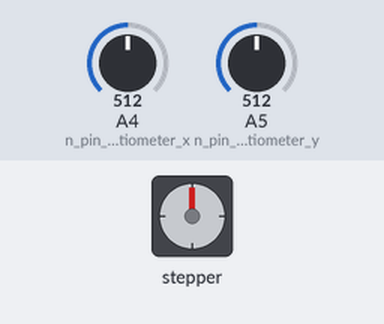
Bench run of a sketch on a simulated Arduino Uno, built with avr-gcc and run on an emulated ATmega328P. Parts: stepper motor. The test bench sets the inputs (shaded band); at power-on: A4 (n_pin_ain_potentiometer_x) = 512, A5 (n_pin_ain_potentiometer_y) = 512. Stepper angles assume 200 steps per turn.

Above: at 1.2 s.
1.3 s: A4 (n_pin_ain_potentiometer_x) set to 716
At 1.45 s:
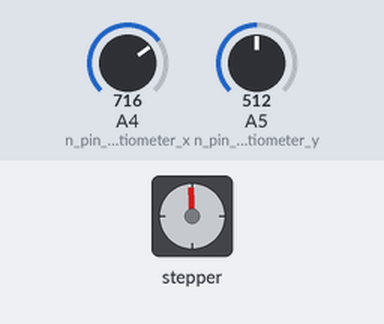
At 2.05 s:
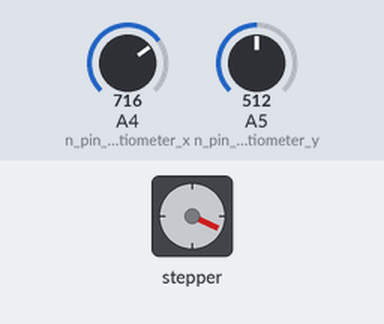
4.3 s: A4 (n_pin_ain_potentiometer_x) set to 511
At 5.2 s:
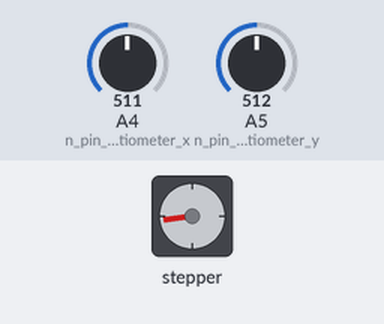
7.3 s: A4 (n_pin_ain_potentiometer_x) set to 306
Timing chart, 0 to 19.3 s (numbered marks = the images above; inputs shaded):
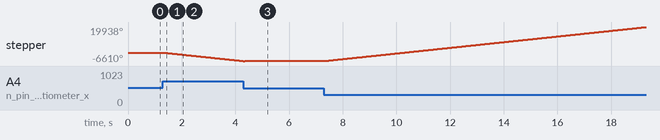

The sketch:

nema_with_lib_and_joystick.ino
```cpp
#include <Stepper.h>

#define STEPS 200
#define n_pin_ain_potentiometer_x A4
#define n_pin_ain_potentiometer_y A5
// Define stepper motor connections and motor interface type. Motor interface type must be set to 1 when using a driver

Stepper stepper(STEPS, 7,6); // Pin 2 connected to DIRECTION & Pin 3 connected to STEP Pin of Driver

#define motorInterfaceType 1

int Pval = 0;

int potVal = 0;

void setup() {

  // Set the maximum speed in steps per second:

  Serial.begin(9600);
  stepper.setSpeed(3000);

}

void loop() {

  int n_x = analogRead(n_pin_ain_potentiometer_x);
  int n_y = analogRead(n_pin_ain_potentiometer_y);

  double n_x_nor = (((float)n_x / 1024.0) - .5) * 2.;
  double n_y_nor = (((float)n_y / 1024.0) - .5) * 2.;
  double n_speed_nor_x = abs(n_x_nor);
  double n_speed_nor_y = abs(n_y_nor);

  if(n_speed_nor_x > 0.9){
    n_speed_nor_x = 1.0;
  }
if(n_speed_nor_y > 0.9){
    n_speed_nor_y = 1.0;
  }
  int n_speed = (int)(n_speed_nor_x*3000.)+1;
  stepper.setSpeed(n_speed);
  int n_dir = 1.;
  if(n_x_nor > 0.){
    n_dir = -1;
  }
  if(n_speed_nor_x > 0.){
    stepper.step(n_dir * 1);
  }


}
```

O_28BYJ48_stepper.c
```cpp
    //Includes the Arduino Stepper Library

    // |tit|val|
    // |---|---|
    // |Operating Voltage|5VDC|
    // |Operating Current|240mA (typical)|
    // |Number of phases|4|
    // |Gear Reduction Ratio|64:1|
    // |Step Angle|5.625°/64|
    // |Frequency|100Hz|
    // |In-traction Torque|>34.3mN.m(120Hz)|
    // |Self-positioning Torque|>34.3mN.m|
    // |Friction torque|600-1200 gf.cm|
    // |Pull in torque|300 gf.cm|
    // ![](./28BYJ48-Stepper-Motor-Gear-Ratio-Explanation.png)


    struct O_byj48_stepper{
      double n_operating_voltage_typical;
      double n_operating_current_ma_typical;
      double n_number_of_phases;
      double n_gear_reduction_ratio_to_one;
      double n_step_angle_degrees;
      double n_frequency_hz;
      double n_in_traction_torque_mnm_hz;
      double n_friction_torque_gf_cm;
      double n_pull_in_tourqu_gf_cm;
      int n_len_a_n_pin;
      int a_n_pin[4];
      double n_rpm_max;
      double n_rpm_min;
      double n_rpm;
      double n_revolutions_per_second;
      double n_steps_per_second;
      double n_microseconds_delay_between_step;
      double n_steps_per_revolution;
      int n_idx_active_a_n_pin;
      double b_direction_forward;
      long n_ts_mics__step;
      long n_ts_mics__step__last;
      long n_steps_done_forward;
      long n_steps_done_backward;

    };

    void f_setup_pinMode_o_byj48_stepper(
      O_byj48_stepper * o_byj48_stepper
    ){
      for(int n_i = 0;n_i< o_byj48_stepper->n_len_a_n_pin; n_i+=1){
            pinMode(o_byj48_stepper->a_n_pin[n_i], OUTPUT);
      }
    }
        void f_write_step_o_byj48_stepper(
      O_byj48_stepper * o_byj48_stepper
    ){
        o_byj48_stepper->n_ts_mics__step__last = micros();
      if(o_byj48_stepper->b_direction_forward){
        o_byj48_stepper->n_idx_active_a_n_pin =
          (o_byj48_stepper->n_idx_active_a_n_pin+1) % o_byj48_stepper->n_len_a_n_pin;
        o_byj48_stepper->n_steps_done_forward +=1;
      }else{
        o_byj48_stepper->n_idx_active_a_n_pin =
          o_byj48_stepper->n_idx_active_a_n_pin -1;
        if(o_byj48_stepper->n_idx_active_a_n_pin < 0){
          o_byj48_stepper->n_idx_active_a_n_pin = (o_byj48_stepper->n_len_a_n_pin-1);
        }
        o_byj48_stepper->n_steps_done_backward +=1;
      }

      for(int n_i = 0;n_i< o_byj48_stepper->n_len_a_n_pin; n_i+=1){
            int b = n_i == o_byj48_stepper->n_idx_active_a_n_pin;
            digitalWrite(o_byj48_stepper->a_n_pin[n_i], b);
      }

    }
    void f_update_o_byj48_stepper(
      O_byj48_stepper * o_byj48_stepper
    ){

     long n_ts_mics__step__diff = micros() - o_byj48_stepper->n_ts_mics__step__last;

      if(n_ts_mics__step__diff >= o_byj48_stepper->n_microseconds_delay_between_step){
        o_byj48_stepper->n_ts_mics__step = 0;
        if(o_byj48_stepper->n_rpm > 0.){
          f_write_step_o_byj48_stepper(o_byj48_stepper);
        }
      }
    }
    void f_update_o_byj48_stepper__n_steps(
      O_byj48_stepper * o_byj48_stepper,
      unsigned int n_steps
    ){
      if(o_byj48_stepper->n_rpm > 0.){
        for(unsigned int n = 0; n<n_steps;n+=1){
            delayMicroseconds(o_byj48_stepper->n_microseconds_delay_between_step);
            f_update_o_byj48_stepper(o_byj48_stepper);
        }
      }
    }

    void f_init_o_byj48_stepper(
      O_byj48_stepper * o_byj48_stepper,
      // int a_n_pin[]
    int n_pin1,
    int n_pin2,
    int n_pin3,
    int n_pin4
    ){
      o_byj48_stepper->n_len_a_n_pin = 4;
      // enter the static data
      o_byj48_stepper->n_operating_voltage_typical = 5.0;
      o_byj48_stepper->n_operating_current_ma_typical = 240.0;
      o_byj48_stepper->n_number_of_phases = 4.0;
      o_byj48_stepper->n_gear_reduction_ratio_to_one = 64.0;
      o_byj48_stepper->n_step_angle_degrees = 5.625;
      o_byj48_stepper->n_frequency_hz = 100.;
      o_byj48_stepper->n_in_traction_torque_mnm_hz = 120.;
      o_byj48_stepper->n_friction_torque_gf_cm = 600.;
      o_byj48_stepper->n_pull_in_tourqu_gf_cm = 300.;

      //o_byj48_stepper->a_n_pin = a_n_pin;
      //   for(int n_i = 0;n_i< o_byj48_stepper->n_len_a_n_pin; n_i+=1){
      //       o_byj48_stepper->a_n_pin[n_i] = a_n_pin[n_i];
      // }

      o_byj48_stepper->a_n_pin[0] = n_pin1;
      o_byj48_stepper->a_n_pin[1] = n_pin2;
      o_byj48_stepper->a_n_pin[2] = n_pin3;
      o_byj48_stepper->a_n_pin[3] = n_pin4;

      o_byj48_stepper->n_revolutions_per_second = 0.;
      o_byj48_stepper->n_steps_per_second = 0.;
      o_byj48_stepper->n_microseconds_delay_between_step = 0.;
      o_byj48_stepper->n_rpm_max = 15.;
      o_byj48_stepper->n_rpm_min = 0.;
      o_byj48_stepper->n_rpm = 0.;

      // o_byj48_stepper->n_steps_per_revolution = 2048; // some people only say its 2048,
      o_byj48_stepper->n_steps_per_revolution = 2038.0; // some say its 2038...

      o_byj48_stepper->b_direction_forward = 1;

      o_byj48_stepper->n_ts_mics__step = 0;
      o_byj48_stepper->n_ts_mics__step__last = 0;
      o_byj48_stepper->n_steps_done_forward = 0;
      o_byj48_stepper->n_steps_done_backward = 0;

      o_byj48_stepper->n_idx_active_a_n_pin = 0;

      f_setup_pinMode_o_byj48_stepper(o_byj48_stepper);

    }
    void f_update_rpm_o_byj48_stepper(
      O_byj48_stepper * o_byj48_stepper,
      double n_rpm
    ){
      if(n_rpm > o_byj48_stepper->n_rpm_max){
        Serial.println("cannot set the speed:");
        Serial.println(n_rpm);
        Serial.println("the maximum rpm (revolutions per minute) (speed) is ");
        Serial.println(o_byj48_stepper->n_rpm_max);
      }
      if(n_rpm < o_byj48_stepper->n_rpm_min){
        Serial.println("cannot set the speed:");
        Serial.println(n_rpm);
        Serial.println("the minimum rpm (revolutions per minute) (speed) is ");
        Serial.println(0.);
      }
      if(
        n_rpm <= o_byj48_stepper->n_rpm_max,
        n_rpm >= o_byj48_stepper->n_rpm_min
      ){
        o_byj48_stepper->n_rpm = n_rpm;
        o_byj48_stepper->n_revolutions_per_second
          = o_byj48_stepper->n_rpm / 60.;
        o_byj48_stepper->n_steps_per_second
          = o_byj48_stepper->n_revolutions_per_second
            * o_byj48_stepper->n_steps_per_revolution;
        o_byj48_stepper->n_microseconds_delay_between_step
          = (1l*1000l*1000l) / o_byj48_stepper->n_steps_per_second;
      }
    }

    void f_update_speed_normalized_o_byj48_stepper(
      double n_speed_nor,
      O_byj48_stepper * o_byj48_stepper
    ){
      double * n_ptr_n ;
      double n_speed_normalized_fract = abs(modf(n_speed_nor, n_ptr_n));

      double n_rpm = n_speed_normalized_fract * (
        o_byj48_stepper->n_rpm_max
        - o_byj48_stepper->n_rpm_min
      ) + o_byj48_stepper->n_rpm_min;

      f_update_rpm_o_byj48_stepper(
        o_byj48_stepper,
        n_rpm
      );
    };


//usage / example

// struct O_byj48_stepper o_byj48_stepper__1; //initialize stepper


//     void setup() {

//       f_init_o_byj48_stepper( //initialize stepper
//         &o_byj48_stepper__1,
//         2,//pin1
//         3,//pin2
//         4,//pin3
//         5//pin4
//       );

//       f_update_rpm_o_byj48_stepper( //set the rpm of the stepper
//         &o_byj48_stepper__1,
//         11
//       );
//       o_byj48_stepper__1.b_direction_forward = 0; // set the direction
//       Serial.begin(9600);
//     }

//   int n = 0;
//     void loop() {
//       n+=1;
//       f_update_o_byj48_stepper( // update the stepper, (it will automatically step according to its speed)
//         &o_byj48_stepper__1
//         );

//         // delayMicroseconds(n_t_mic_sec_delay);

//       if(n>1000){ //example of stepping manually
//         delay(1000);
//         o_byj48_stepper__1.b_direction_forward = 0;
//         f_update_o_byj48_stepper__n_steps(
//           &o_byj48_stepper__1,
//           o_byj48_stepper__1.n_steps_per_revolution // this will step 1 full rotation
//         );

//         o_byj48_stepper__1.b_direction_forward = 1; // set direction to backward
//         f_update_o_byj48_stepper__n_steps(
//           &o_byj48_stepper__1,
//           o_byj48_stepper__1.n_steps_per_revolution // this will step 1 full rotation ( now backward since we set the direction to vbackward)
//         );
//         delay(1000);
//       }
//     }
```

microscope_x_y_stepper_joystick_control.cpp
```cpp
#define n_pin_ain_potentiometer_x  A0 // Arduino pin connected to VRX pin
#define n_pin_ain_potentiometer_y  A1 // Arduino pin connected to VRY pin

// |tit|val|
// |---|---|
// |Operating Voltage|5VDC|
// |Operating Current|240mA (typical)|
// |Number of phases|4|
// |Gear Reduction Ratio|64:1|
// |Step Angle|5.625°/64|
// |Frequency|100Hz|
// |In-traction Torque|>34.3mN.m(120Hz)|
// |Self-positioning Torque|>34.3mN.m|
// |Friction torque|600-1200 gf.cm|
// |Pull in torque|300 gf.cm|
// ![](./28BYJ48-Stepper-Motor-Gear-Ratio-Explanation.png)

// const int n_steps_per_revolution = 2048; // some people only say its 2048,
const int n_steps_per_revolution = 2038; // some say its 2038...

double n_rpm_max = 15.0; // many people say max rpm for this stepper is 15.

double n_rpm_targetspeed = 15.0; // this is the

double n_revolutions_per_second_targetspeed = n_rpm_targetspeed / 60.;
double n_steps_per_second_targetspeed = n_revolutions_per_second_targetspeed * n_steps_per_revolution;
double n_microseconds_delay_between_step_targetspeed = 1000000 / n_steps_per_second_targetspeed;
// Creates an instance of stepper class
// Pins entered in sequence IN1-IN3-IN2-IN4 for proper step sequence
const int n_len_a_n_pin__stepper = 4;

int a_n_pin__stepper_x[n_len_a_n_pin__stepper] = {
    4,
    5,
    6,
    7
};
int a_n_pin__stepper_y[n_len_a_n_pin__stepper] = {
    8,
    9,
    10,
    11
};

int n_idx_active_a_n_pin_stepper_x = 0;
int n_idx_active_a_n_pin_stepper_y = 0;

void setup() {

	for(int n_i = 0;n_i< n_len_a_n_pin__stepper; n_i+=1){
        pinMode(a_n_pin__stepper_x[n_i], OUTPUT);
	}
	for(int n_i = 0;n_i< n_len_a_n_pin__stepper; n_i+=1){
        pinMode(a_n_pin__stepper_y[n_i], OUTPUT);
	}

    Serial.begin(9600) ;
}


void f_write_step(
  int a_n_pin__stepper[],
  int n_idx_active_a_n_pin_stepper
){
    int n_i = 0;
    while(n_i < n_len_a_n_pin__stepper){
        int b = n_i == n_idx_active_a_n_pin_stepper;
        digitalWrite(a_n_pin__stepper[n_i], b);
        n_i++;
    }
}


long n_step_count = 0;

double n_mic_secs_slow_down = n_microseconds_delay_between_step_targetspeed*2.;
double n_speed_nor_x = 1.; // nor = normalized, 1. = max speed , 0. slowest speed 2 times slower than fastest speed, so a quarter the full speed
double n_speed_nor_y = 1.; // nor = normalized, 1. = max speed , 0. slowest speed 2 times slower than fastest speed, so a quarter the full speed

int n_mic_secs_delay = 200;
long n_mic_secs = 0;

long n_t_mic_sec_stepper_x = 0;
long n_t_mic_sec_stepper_x__last = 0;
long n_t_mic_sec_stepper_x__diff = 0;
double n_t_mic_sec_stepper_x__diff_thresh = 0.0;

long n_t_mic_sec_stepper_y = 0;
long n_t_mic_sec_stepper_y__last = 0;
long n_t_mic_sec_stepper_y__diff = 0;
double n_t_mic_sec_stepper_y__diff_thresh = 0.0;

void loop() {

    int n_x = analogRead(n_pin_ain_potentiometer_x);
    int n_y = analogRead(n_pin_ain_potentiometer_y);
    double n_x_nor = (((float) n_x / 1024.0)-.5)*2.;
    double n_y_nor = (((float) n_y / 1024.0)-.5)*2.;
    n_speed_nor_x = abs(n_x_nor);
    n_speed_nor_y = abs(n_y_nor);
    if(n_speed_nor_x < 0.1){
        n_speed_nor_x = 0.;
    }
    if(n_speed_nor_y < 0.1){
        n_speed_nor_y = 0.;
    }
	n_mic_secs += n_mic_secs_delay;
	if(n_mic_secs > 10000000){
		n_mic_secs = 0;//prevent overflow
		n_t_mic_sec_stepper_x = 0;
		n_t_mic_sec_stepper_x__last = 0;
		n_t_mic_sec_stepper_x__diff = 0;
		n_t_mic_sec_stepper_y = 0;
		n_t_mic_sec_stepper_y__last = 0;
		n_t_mic_sec_stepper_y__diff = 0;
	}

	n_t_mic_sec_stepper_x__diff_thresh =
		n_microseconds_delay_between_step_targetspeed
		+ n_mic_secs_slow_down * (1.-n_speed_nor_x);


	n_t_mic_sec_stepper_x = n_mic_secs;
	n_t_mic_sec_stepper_x__diff = n_t_mic_sec_stepper_x - n_t_mic_sec_stepper_x__last;
	if(
		n_t_mic_sec_stepper_x__diff
		> n_t_mic_sec_stepper_x__diff_thresh

        && n_speed_nor_x != 0.
	){
		n_step_count += 1;

        double n_direction_forward = 1.;
        double n_direction_backward = -1.;
        double n_direction = n_direction_forward;
		if(n_x_nor < 0.){
            n_direction = n_direction_backward;
        }

		n_idx_active_a_n_pin_stepper_x =
			(n_idx_active_a_n_pin_stepper_x + 1) % n_len_a_n_pin__stepper;

		int n_idx = n_idx_active_a_n_pin_stepper_x;
		if(n_direction == n_direction_backward){
			n_idx = (n_len_a_n_pin__stepper-1) - n_idx_active_a_n_pin_stepper_x;
		}
		f_write_step(
			a_n_pin__stepper_x,
			n_idx
		);
		n_t_mic_sec_stepper_x__last = n_mic_secs;
	}


	n_t_mic_sec_stepper_y__diff_thresh =
		n_microseconds_delay_between_step_targetspeed;
		+ n_mic_secs_slow_down * (1.-n_speed_nor_y);
	n_t_mic_sec_stepper_y = n_mic_secs;
	n_t_mic_sec_stepper_y__diff = n_t_mic_sec_stepper_y - n_t_mic_sec_stepper_y__last;
	if(
		n_t_mic_sec_stepper_y__diff
		> n_t_mic_sec_stepper_y__diff_thresh

        && n_speed_nor_y != 0.
	){
		n_step_count += 1;

        double n_direction_forward = 1.;
        double n_direction_backward = -1.;
        double n_direction = n_direction_forward;
		if(n_y_nor < 0.){
            n_direction = n_direction_backward;
        }


		n_idx_active_a_n_pin_stepper_y =
			(n_idx_active_a_n_pin_stepper_y + 1) % n_len_a_n_pin__stepper;

		int n_idx = n_idx_active_a_n_pin_stepper_y;
		if(n_direction == n_direction_backward){
			n_idx = (n_len_a_n_pin__stepper-1) - n_idx_active_a_n_pin_stepper_y;
		}
		f_write_step(
			a_n_pin__stepper_y,
			n_idx
		);
		n_t_mic_sec_stepper_y__last = n_mic_secs;
	}

  	delayMicroseconds(n_mic_secs_delay);
}
```

Measured:
- after the input at 1.3 s, stepper: keeps turning counter-clockwise at about 2205°/s, starting at once
